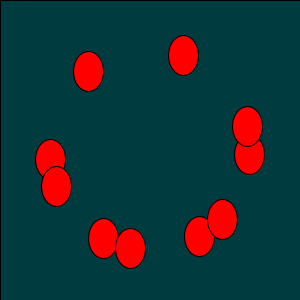
Frame 1 (no input)
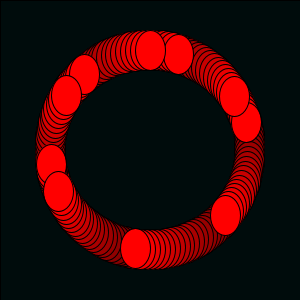
Frame 60 (the mouse pressed at the canvas centre just before this capture)
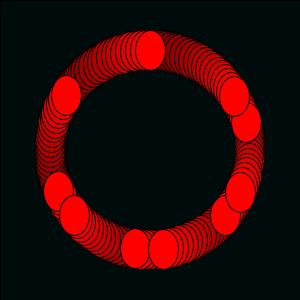
Frame 120 (the mouse held since frame 60 and released just before this capture)

The Processing sketch that drew these frames (run headless with seeded random() and noise(); from frame 60 on, the mouse is pressed at the canvas centre):

// Processing sketch: circleSpin3
// ── circleSpin3.pde
float time = 0;

void setup() {
  size(300,300); // width and height of screen
  background(0,61,66);
  

// int x =0;
  
}


//outside the curly bracket - inside doesn't allow this for sharing

void draw() {
  fill (0,0,0,10);
  rect(0,0,width,height);
  float speed = 1;
  time = time + 1; 
  int howManyDots = 10;
  for (int i=0; i<howManyDots; i++) {
    float y = sin(i + time * 0.05) * 100;
    float x = cos(i + time * 0.05) * 100;
  x = x + width/2;
  y = y + height/2; //offset
  fill(255,0,0);
  ellipse(x,y,30,40);
    
  }
}
